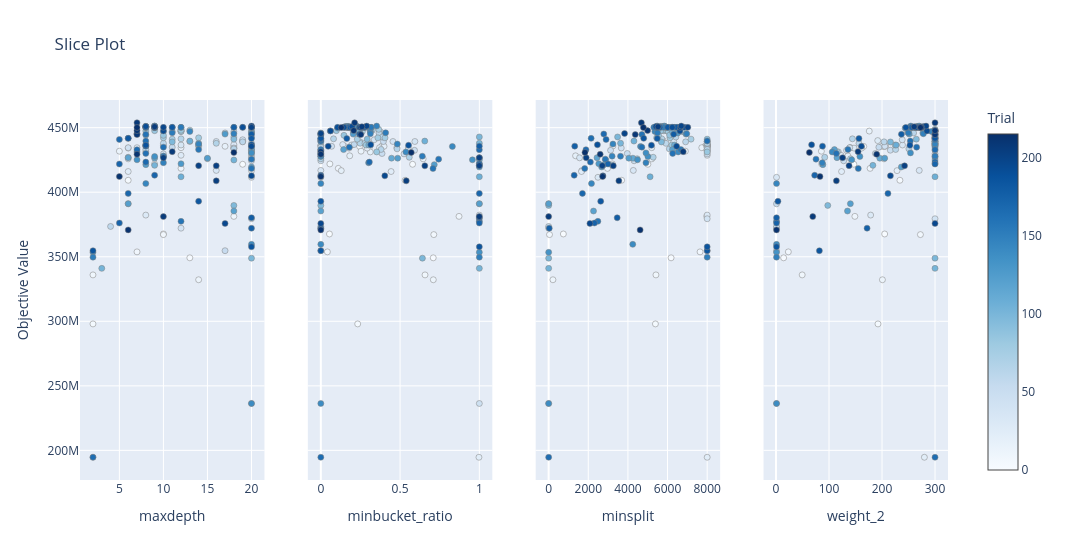

The notebook cell this image was saved under:
### Code cell
plot_slice(study)

### Figure 1 — Plotly figure (JSON) as saved in the notebook; plotly's stock layout.template omitted (floating-point values rounded to 4 significant figures; data arrays with more than 128 entries replaced by an {"elided": "..."} marker saying what was removed)
{"data": [{"marker": {"color": {"elided": "216 int values"}, "colorbar": {"title": {"text": "Trial"}, "x": 1, "xpad": 40}, "colorscale": [[0, "rgb(247,251,255)"], [0.125, "rgb(222,235,247)"], [0.25, "rgb(198,219,239)"], [0.375, "rgb(158,202,225)"], [0.5, "rgb(107,174,214)"], [0.625, "rgb(66,146,198)"], [0.75, "rgb(33,113,181)"], [0.875, "rgb(8,81,156)"], [1, "rgb(8,48,107)"]], "line": {"color": "Grey", "width": 0.5}, "showscale": true}, "mode": "markers", "name": "Feasible Trial", "showlegend": false, "type": "scatter", "x": {"elided": "216 int values"}, "xaxis": "x", "y": {"elided": "216 int values"}, "yaxis": "y"}, {"marker": {"color": {"elided": "216 int values"}, "colorbar": {"title": {"text": "Trial"}, "x": 1, "xpad": 40}, "colorscale": [[0, "rgb(247,251,255)"], [0.125, "rgb(222,235,247)"], [0.25, "rgb(198,219,239)"], [0.375, "rgb(158,202,225)"], [0.5, "rgb(107,174,214)"], [0.625, "rgb(66,146,198)"], [0.75, "rgb(33,113,181)"], [0.875, "rgb(8,81,156)"], [1, "rgb(8,48,107)"]], "line": {"color": "Grey", "width": 0.5}, "showscale": false}, "mode": "markers", "name": "Feasible Trial", "showlegend": false, "type": "scatter", "x": {"elided": "216 float values"}, "xaxis": "x2", "y": {"elided": "216 int values"}, "yaxis": "y2"}, {"marker": {"color": {"elided": "216 int values"}, "colorbar": {"title": {"text": "Trial"}, "x": 1, "xpad": 40}, "colorscale": [[0, "rgb(247,251,255)"], [0.125, "rgb(222,235,247)"], [0.25, "rgb(198,219,239)"], [0.375, "rgb(158,202,225)"], [0.5, "rgb(107,174,214)"], [0.625, "rgb(66,146,198)"], [0.75, "rgb(33,113,181)"], [0.875, "rgb(8,81,156)"], [1, "rgb(8,48,107)"]], "line": {"color": "Grey", "width": 0.5}, "showscale": false}, "mode": "markers", "name": "Feasible Trial", "showlegend": false, "type": "scatter", "x": {"elided": "216 int values"}, "xaxis": "x3", "y": {"elided": "216 int values"}, "yaxis": "y3"}, {"marker": {"color": {"elided": "216 int values"}, "colorbar": {"title": {"text": "Trial"}, "x": 1, "xpad": 40}, "colorscale": [[0, "rgb(247,251,255)"], [0.125, "rgb(222,235,247)"], [0.25, "rgb(198,219,239)"], [0.375, "rgb(158,202,225)"], [0.5, "rgb(107,174,214)"], [0.625, "rgb(66,146,198)"], [0.75, "rgb(33,113,181)"], [0.875, "rgb(8,81,156)"], [1, "rgb(8,48,107)"]], "line": {"color": "Grey", "width": 0.5}, "showscale": false}, "mode": "markers", "name": "Feasible Trial", "showlegend": false, "type": "scatter", "x": {"elided": "216 float values"}, "xaxis": "x4", "y": {"elided": "216 int values"}, "yaxis": "y4"}], "layout": {"title": {"text": "Slice Plot"}, "width": 1200, "xaxis": {"anchor": "y", "domain": [0, 0.2125], "title": {"text": "maxdepth"}}, "xaxis2": {"anchor": "y2", "domain": [0.2625, 0.475], "title": {"text": "minbucket_ratio"}}, "xaxis3": {"anchor": "y3", "domain": [0.525, 0.7375], "title": {"text": "minsplit"}}, "xaxis4": {"anchor": "y4", "domain": [0.7875, 1], "title": {"text": "weight_2"}}, "yaxis": {"anchor": "x", "domain": [0, 1], "title": {"text": "Objective Value"}}, "yaxis2": {"anchor": "x2", "domain": [0, 1], "matches": "y", "showticklabels": false}, "yaxis3": {"anchor": "x3", "domain": [0, 1], "matches": "y", "showticklabels": false}, "yaxis4": {"anchor": "x4", "domain": [0, 1], "matches": "y", "showticklabels": false}}}
